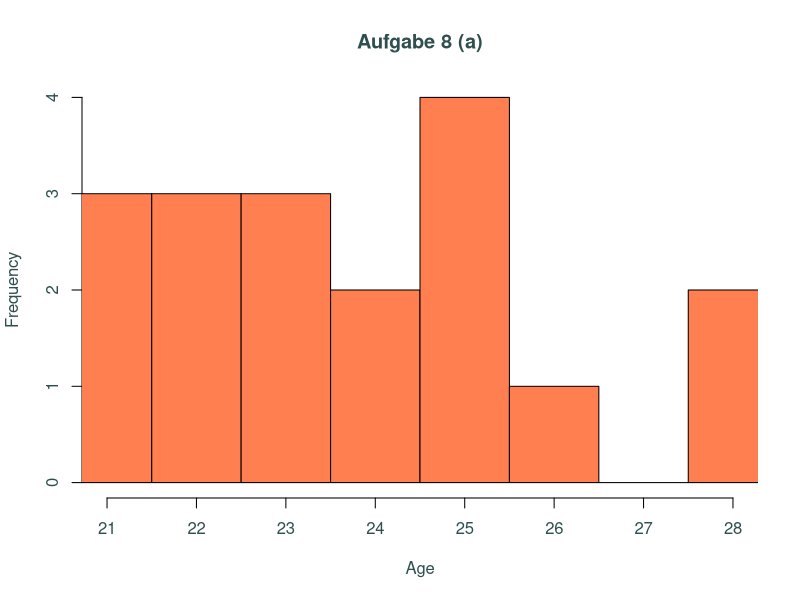
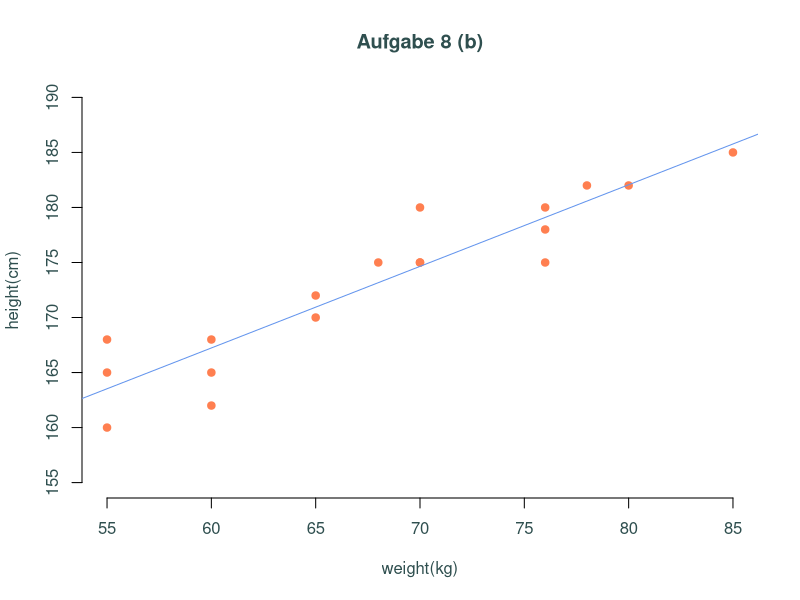
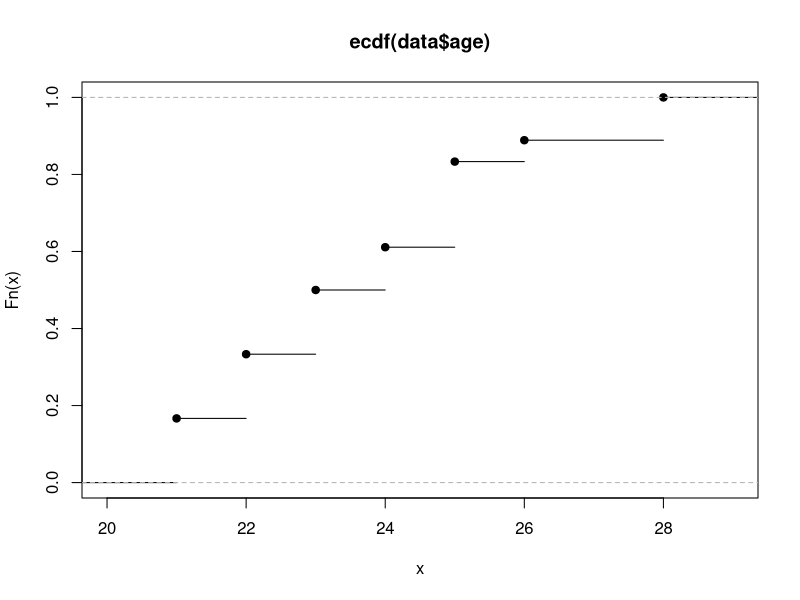
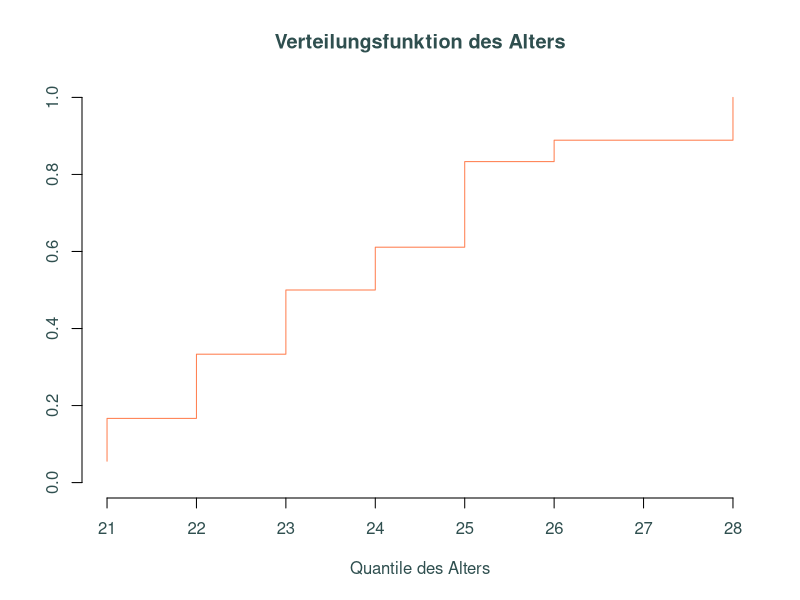
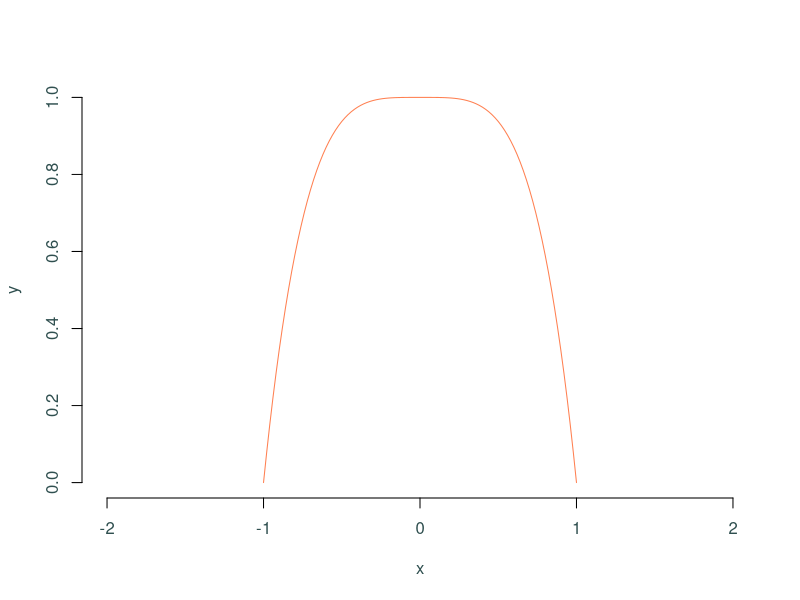

Generate these figures, in order, with R:
  # Create the data frame.
  data <- data.frame(
    name = c("Oskar","Uta","Franz","Emil","Maria", "Ines", "Udo", "Iwan", "Lea", "Anna", "Julia", "Jonas", "Paul", "Ivo", "Pia", "Felix", "Theo", "Emma"),
    age = c(28, 25, 22, 22, 23, 28, 23, 25,24, 21, 23,25,21,22,26,24,25,21),
    height = c(175,172,170,175,168,168, 180, 180, 165, 160, 175, 185, 178, 182, 165, 182, 175, 162),
    weight = c(76,65,65,68,60,55,70,76,55,55,70,85,76,78,60,80,70,60),
    hair_color = c("blond", "blond", "schwarz", "braun", "schwarz", "rot", "braun", "schwarz", "blond", "blond", "braun", "schwarz", 
                   "schwarz", "braun", "blond", "braun", "rot", "braun")
  
    
  
  )
  # Print the data frame.			
  #print(length(data$hair_color))
  brown_count = 0
  for (i in data$hair_color) {
    if(i == "braun"){
      brown_count <- brown_count + 1
    }
  }
  print(brown_count)
  hist(data[,"age"],
       breaks = c(20.5,21.5, 22.5, 23.5,24.5,25.5,26.5,27.5, 28.5), 
       xlim = c(21, 28), 
       col.lab="darkslategray",
       col.main = "darkslategray",
       col.axis = "darkslategray",
       col = "coral",
       main = "Aufgabe 8 (a)",
       xlab = "Age",
       bty="n")
  
  pearson <- cor(data$height, y = data$weight, method = "pearson")
  print(pearson)
  
  
  
  
  
  
  lm_height_weight = lm(formula = data$weight ~ data$height)
  
  print(lm_height_weight)
  #abline(122.7513, 0.7414)
  plot(data$weight, data$height,
       ylim = c(155, 190),
       main = "Aufgabe 8 (b)",
       xlab = "weight(kg)",
       ylab = "height(cm)",
       col.lab="darkslategray",
       col.main = "darkslategray",
       col.axis = "darkslategray",
       col = "coral",
       pch = 19,
       bty="n")
  
  abline(lm(data$height ~ data$weight), col = 'cornflowerblue')
  
  
  #X = rnorm(data$age) # X is a sample of 100 normally distributed random variables
  #P = ecdf(X)    # P is a function giving the empirical CDF of X
  #P(21)         # This returns the empirical CDF at zero (should be close to 0.5)
  #plot(P)
  age.ordered = sort(data$age)
  age.edcf = ecdf(data$age)
  plot(age.edcf)
  n = sum(!is.na(data$age))
  plot(age.ordered, (1:n)/n, type = 's', ylim = c(0, 1), 
       xlab = 'Quantile des Alters', ylab = '', 
       main = 'Verteilungsfunktion des Alters',
       bty = 'n',
       col.lab="darkslategray",
       col.main = "darkslategray",
       col.axis = "darkslategray",
       col = 'coral')
print(data)



###########################
#eq = function(x){x*x}
c = 5/8
eq = function(x){(1 - x^4)}
eq2 = function(x){0.625 * (1 - x^4)}
area = (integrate(eq, -1, 1))
area_2 = integrate(eq2, -0.5, 0.5)
print(area_2)
#print(area)
normalized_area = (1 / 1.6)
#print(normalized_area)

eq3 = function(x){x^(-x)}
area3 = integrate(eq3, 0, 4)
print(area3)
print(area3[1])
k = 1/as.numeric(area3[1])

print(k)

curve(eq, from=-1, to=1, xlab="x", ylab="y", 
      xlim = c(-2, 2),
      col = "coral",
      col.lab="darkslategray",
      col.main = "darkslategray",
      col.axis = "darkslategray",
      bty = "n")



